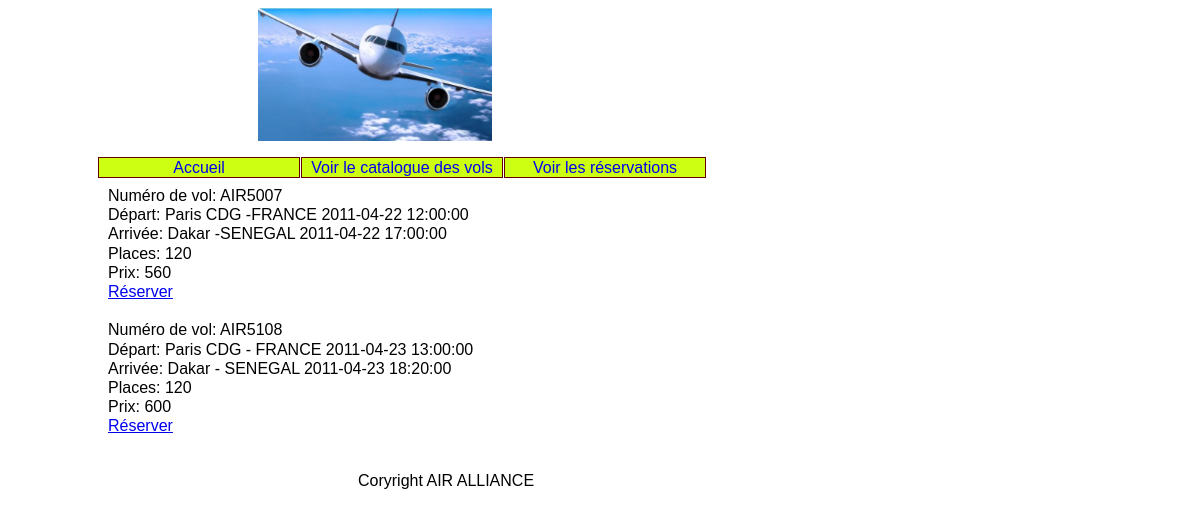
The page /Controler/index.php?action=voirVols on the database its author committed.
### tables this page shows
CREATE TABLE IF NOT EXISTS `vols` (
  `numVol` varchar(7) NOT NULL,
  `aeroportDepart` varchar(40) NOT NULL,
  `aeroportArrivee` varchar(40) NOT NULL,
  `dateDepart` datetime NOT NULL,
  `dateArrivee` datetime NOT NULL,
  `places` int(11) NOT NULL,
  `prix` int(11) NOT NULL
);

### Modele/fonctions.php (called while the page is built, shortened)
<?php
function getLesVols(){
    $bdd=connect();
    $vols = array();
    try{
        $requete="select * from vols";
        $resultat=$bdd->query($requete);
        while($ligne=$resultat->fetch(PDO::FETCH_OBJ)){
                $vols[]=$ligne;
        }
    }
    catch(PDOException $e){
            echo "erreur dans la requete " .$e->getMessage();
    }
    return $vols;
}
?>

### Vue/v_vols.php (the view)
<div id="contenu">
<?php
foreach($lesVols as $unVol)
{
        $numVol=$unVol->numVol;
	echo 'Numéro de vol: '.$numVol."</br>";;
       echo ' Départ: '.$unVol->aeroportDepart.'  '.$unVol->dateDepart .'</br>';
        echo 'Arrivée: '.$unVol->aeroportArrivee .'   '.$unVol->dateArrivee .'</br>';
       echo 'Places: '.$unVol->places .'</br>';
        echo 'Prix: '.$unVol->prix .'</br>';
	echo '<a href="../Controler/index.php?action=formReservation&numVol='.$numVol.'">Réserver</a></br></br>';
}
?>
</div>

### Controler/index.php (shortened to what this page needs)
<div id='contenu'>
<?php
    include '../Vue/v_header.php';
    if(!isset ($_REQUEST['action'])){
        $action='accueil';
    }
    else {
        $action=$_REQUEST['action'];
    }
    switch ($action){
        case 'voirVols':
            require  '../Modele/fonctions.php';
            $lesVols=getLesVols();
            include ('../Vue/v_vols.php');
            break;
    }
        include '../Vue/v_footer.php';
?>
</div>

### Vue/v_header.php (shortened to what this page needs)
<!DOCTYPE html>
<html>
    <head>
        <link rel="stylesheet" type="text/css" href="../Vue/style.css"/>
    </head>
    <body>
        <div id="bandeau">
            <img src="../Vue/images/avion.jpg" width="25%"  alt="avion"/>
        </div>
        <div id="menu">
        <ul>
            <li><a href="../Controler/index.php?action=accueil"> Accueil </a></li>
            <li><a href="../Controler/index.php?action=voirVols"> Voir le catalogue des vols </a></li>
            <li><a href="../Controler/index.php?action=reservation">Voir les réservations </a></li>
        </ul>
        </div>

### Vue/v_footer.php
    <footer>
        <p id="footer">Coryright AIR ALLIANCE</p>
    </footer>
</body>
</html>

### Vue/style.css (style rules this page uses)
html { font:normal 100%/1.2em "Trebuchet MS",Verdana,Helvetica,Arial,sans-serif; }
img { border: 0 none; }
#bandeau { padding-left:200px; }
#menu { height: 1.8em ; }
#footer { padding-left: 300px; }
#contenu { padding-left:50px; }
#menu li { list-style-type: none; list-style-image:none; float: left; text-align: center; width: 200px ; border: 1px solid #600 ; margin-right: 1px ; color: #fff; background: #ccff11 ; }
#menu li a , #categories li a { text-decoration:none; }

### rows shown on the page
vols: numVol "AIR5007", aeroportDepart "Paris CDG -FRANCE", dateDepart "2011-04-22 12:00:00", aeroportArrivee "Dakar -SENEGAL", dateArrivee "2011-04-22 17:00:00", places "120", prix "560"
vols: numVol "AIR5108", aeroportDepart "Paris CDG - FRANCE", dateDepart "2011-04-23 13:00:00", aeroportArrivee "Dakar - SENEGAL", dateArrivee "2011-04-23 18:20:00", places "120", prix "600"
